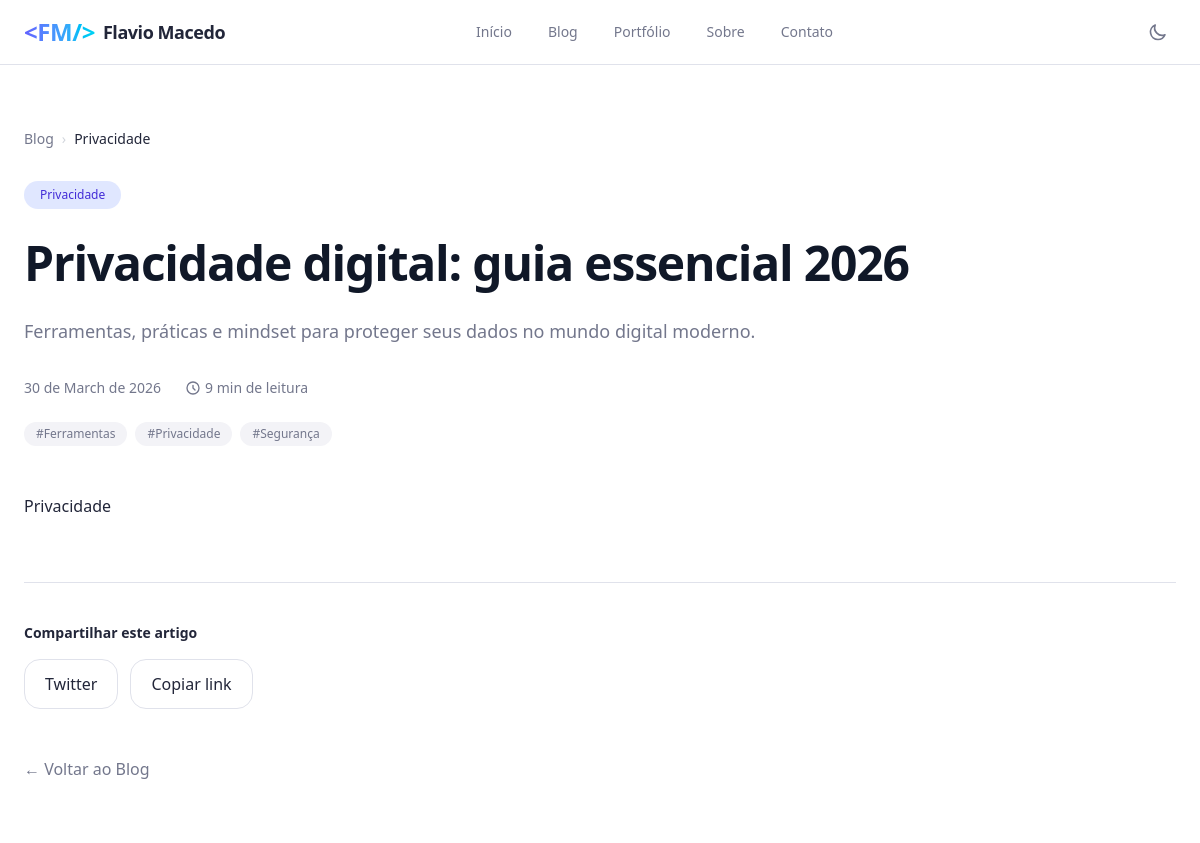
/blog/privacidade-digital-guia-2026/ (upper part), run on an earlier commit of the app's database.
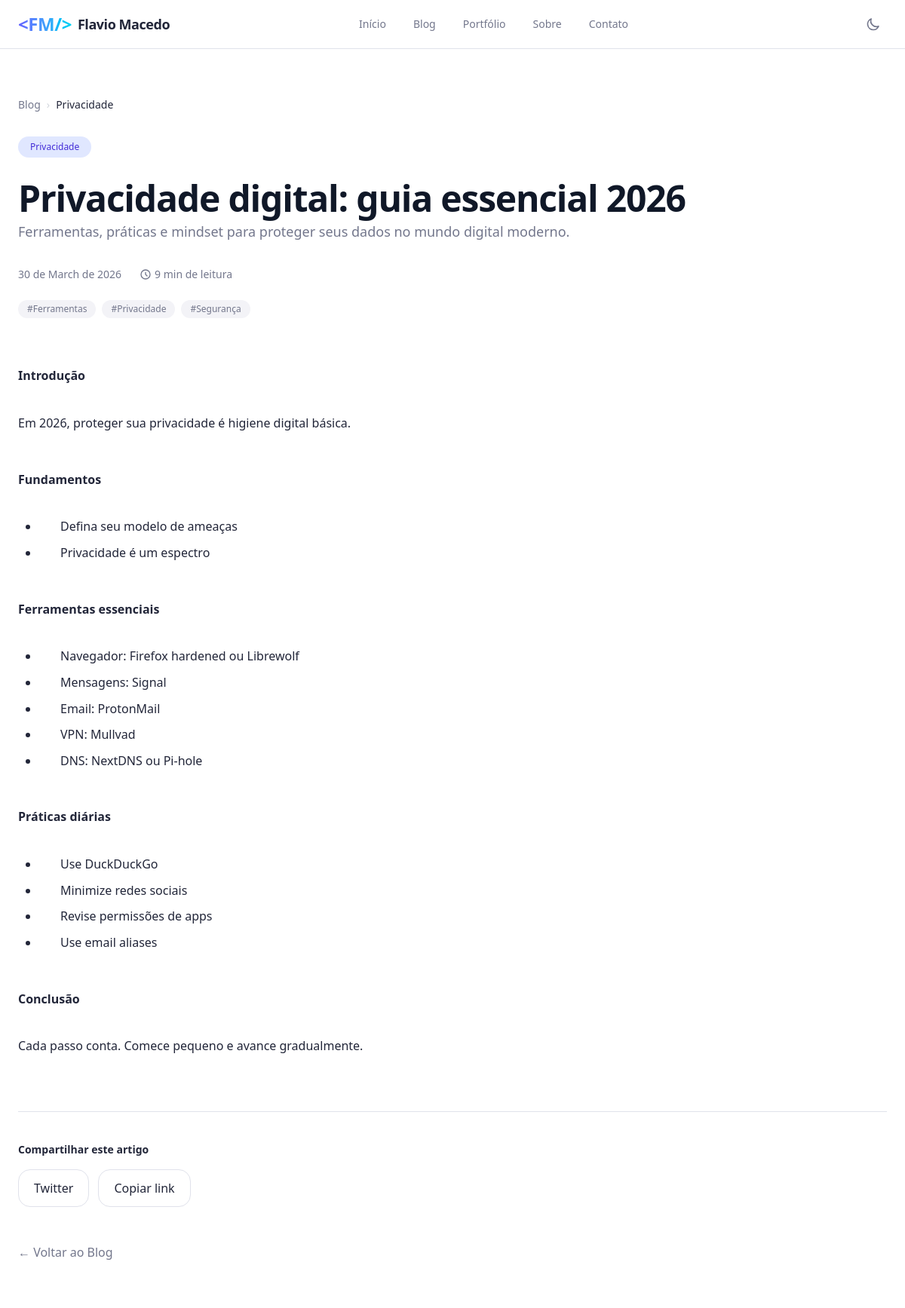
And on a later commit of the database.
### blog/models.py (models this page shows, shortened)
class Post(models.Model):
    title = models.CharField(max_length=200)
    slug = models.SlugField(unique=True)
    content = CKEditor5Field('Conteúdo', config_name='extends')
    excerpt = models.TextField(blank=True)
    category = models.ForeignKey(Category, on_delete=models.CASCADE)
    tags = models.ManyToManyField(Tag, blank=True)
    published_at = models.DateTimeField(auto_now_add=True)
    read_time = models.PositiveIntegerField(default=5)
    views = models.PositiveIntegerField(default=0)
    def save(self, *args, **kwargs):
        if not self.slug:
            self.slug = slugify(self.title)
        super().save(*args, **kwargs)

class Category(models.Model):
    name = models.CharField(max_length=60, unique=True)
    slug = models.SlugField(max_length=70, unique=True)
    description = models.TextField(blank=True, null=True)
    icon = models.CharField(max_length=50, blank=True, help_text="Nome do ícone (ex: terminal, cpu, treding-up)")
    class Meta:
        verbose_name = "Categoria"
        verbose_name_plural = "Categorias"
        ordering = ['name']

### blog/views.py (the view, shortened to what this page needs)
# urls.py: path("blog/<slug:slug>/", views.PostDetailView.as_view(), name="post_detail"),
class PostDetailView(DetailView):
    model = Post
    template_name = 'blog/post_detail.html'
    context_object_name = 'post'
    slug_field = 'slug'
    slug_url_kwarg = 'slug'
    def get_object(self, queryset = None):
        obj = super().get_object(queryset)
        obj.views += 1
        obj.save(update_fields=['views'])
        return obj
    def get_context_data(self, **kwargs: Any) -> dict[str, Any]:
        context = super().get_context_data(**kwargs)
        context['toc'] = self.generate_toc(self.object.content)
        context['related_posts'] = Post.objects.filter(
            category=self.object.category
        ).exclude(id=self.object.id).order_by('-published_at')[:3]
        return context
    def generate_toc(self, markdown_content):
        import re
        toc = []
        lines = markdown_content.split('\n')
        for line in lines:
            match = re.match(r'^(#{2,3})\s+(.+)', line.strip())
        return toc

### blog/templates/blog/post_detail.html (shortened to what this page needs)
{% extends 'base.html' %}
{% load static %}
{% load lucide %}
{% load clean_html %}
{% block content %}
    <article class="container mx-auto px-6 py-12 md:py-16 max-w-3xl">
        <nav class="flex items-center gap-2 text-sm text-muted-foreground mb-8">
            <a href="{% url 'blog:blog_list' %}" class="hover:text-indigo-500 transition-colors">Blog</a>
            <span class="text-gray-300 dark:text-gray-600">›</span>
            <span class="text-foreground font-medium">{{ post.category.name }}</span>
        </nav>
        <header class="mb-12">
            <span class="inline-block px-4 py-1.5 text-xs font-medium bg-indigo-100 dark:bg-indigo-900 text-indigo-700 dark:text-indigo-300 rounded-full">
                {{ post.category.name }}
            </span>
            <h1 class="mt-6 text-4xl md:text-5xl font-bold tracking-tight leading-tight text-gray-900 dark:text-white">
                {{ post.title }}
            </h1>
            <p class="mt-6 text-lg text-muted-foreground leading-relaxed">
                {{ post.excerpt }}
            </p>
            <div class="mt-8 flex items-center gap-6 text-sm text-muted-foreground">
                <span>{{ post.published_at|date:"d \d\e F \d\e Y"}}</span>
                <span class="flex items-center gap-1">
                    <svg xmlns="http://www.w3.org/2000/svg" class="h-4 w-4" fill="none" viewBox="0 0 24 24" stroke="currentColor">
                        <path stroke-linecap="round" stroke-linejoin="round" stroke-width="2" d="M12 8v4l3 3m6-3a9 9 0 01-18 0 9 9 0 0118 0z" />
                    </svg>
                    {{ post.read_time }} min de leitura
                </span>
            </div>
            <div class="mt-6 flex flex-wrap gap-2">
                {% for tag in post.tags.all %}
                    <span class="text-xs px-3 py-1 bg-muted text-muted-foreground rounded-full">
                        #{{ tag.name }}
                    </span>
                {% endfor %}
            </div>
        </header>
        <div class="flex flex-col lg:flex-row gap-12">
            <div class="prose prose-lg dark:prose-invert max-w-none
                    prose-headings:font-bold prose-headings:tracking-tight prose-headings:mt-10 prose-headings:mb-6
                    prose-p:my-6 prose-p:leading-relaxed prose-p:text-foreground
                    prose-ul:list-disc prose-ul:pl-8 prose-li:my-3 prose-li:text-muted-foreground
                    prose-ol:list-decimal prose-ol:pl-8 prose-li:my-3
                    prose-strong:text-foreground prose-em:text-foreground
                    prose-blockquote:border-l-4 prose-blockquote:border-primary/50 prose-blockquote:pl-6 prose-blockquote:italic
                    prose-table:w-full prose-table:border prose-table:border-border prose-th:bg-muted prose-th:p-3 prose-td:p-3">
                {{ post.content|safe }}
            </div>
        </div>
        <div class="mt-16 pt-10 border-t border-border">
            <h3 class="text-sm font-semibold mb-4 flex items-center gap-2">
                <span>Compartilhar este artigo</span>
            </h3>
            <div class="flex flex-wrap gap-3">
                <a href="https://twitter.com/intent/tweet?text={{ post.title|urlencode }}&url={{ request.build_absolute_uri|urlencode }}"
                    target="_blank" class="inline-flex items-center gap-2 px-5 py-3 rounded-2xl border border-border hover:bg-muted hover:text-indigo-500">
                    {% lucide 'twitter' size=18 %} Twitter
                </a>
                <button onclick="copyToClipboard()"
                        class="inline-flex items-center gap-2 px-5 py-3 rounded-2xl border border-border hover:bg-muted hover:text-indigo-500">
                    {% lucide 'link' size=18 %} Copiar link
                </button>
            </div>
        </div>
        <div class="mt-12">
            <a href="{% url 'blog:blog_list' %}"
            class="inline-flex items-center gap-2 text-muted-foreground hover:text-indigo-500">
                ← Voltar ao Blog
            </a>
        </div>
    </article>
{% endblock content %}

What changed in the data, as far as the page shows it:
changed Post "Privacidade": content "Privacidade" → "Introdução Em 2026, proteger sua privacidade é higiene digital básica. Fundamentos Defina seu modelo de ameaças Privacidade é um espectro Ferramentas essenciais Navegador: Firefox hardened ou Librewolf Mensagens: Signal Email: ProtonMail VPN: Mullvad DNS: NextDNS ou Pi-hole Práticas diárias Use DuckDuckGo Minimize redes sociais Revise permissões de apps Use email aliases Conclusão Cada passo conta. Comece pequeno e avance gradualmente."
